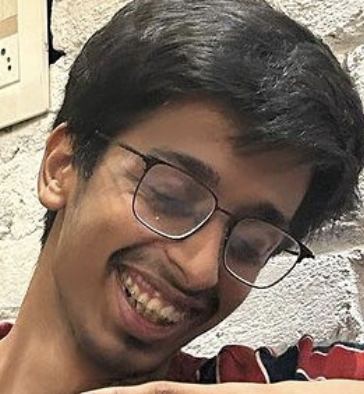
#> input picture Assignment1/M.png, 364 x 394 px, found by its file name
$ python 'assignment1 copy.py'
#> lines starting #> are read from the running program, lines starting #| are printed output that depends on the picture
import cv2
import numpy as np
import matplotlib.pyplot as plt
import os

def show(name, n,m,i, Title):
    plt.subplot(n,m,i)
    plt.imshow(name, cmap='gray')
    plt.title(Title)
    plt.axis('off')
def Canny(s):
    img = cv2.imread(s, cv2.IMREAD_GRAYSCALE)
    edges = cv2.Canny(img, 50, 150)
    show(img,1,2,1,'Original')
    show(img,1,2,2,'Canny Edge Detection')
    plt.show()

def gaussian_kernel(size, sigma=1):
    size = int(size) // 2
    x, y = np.mgrid[-size:size+1, -size:size+1]
    normal = 1 / (2.0 * np.pi * sigma**2)
    g =  np.exp(-((x**2 + y**2) / (2.0*sigma**2))) * normal
    return g


def series(img, is_lowpass, d):
    Img = cv2.resize(cv2.cvtColor(img, cv2.COLOR_BGR2GRAY), (256, 256))
    show(Img, 3,5, 1 + 5 * is_lowpass, 'org')

    FFT = np.fft.fft2(Img)
    FFT_shifted = np.fft.fftshift(FFT)
    Scale = np.log1p(np.abs(FFT_shifted))
    show(Scale, 3,5, 2 + 5 * is_lowpass, 'fft_org')

    if is_lowpass:
        Filter = np.zeros((256, 256))
        Filter[(128 - d):(128 + d), (128 - d):(128 + d)] = 1
        show(Filter, 3,5, 3 + 5 * is_lowpass,  'filter')
    else:
        Filter = np.ones((256, 256))
        Filter[(128 - d):(128 + d), (128 - d):(128 + d)] = 0
        show(Filter, 3,5, 3 + 5 * is_lowpass, 'filter')

    G_shift = FFT_shifted * Filter
    G = np.fft.ifftshift(G_shift)
    show(np.log1p(np.abs(G_shift)), 3,5, 4 + 5 * is_lowpass, 'Convoluted')
    res = np.abs(np.fft.ifft2(G))
    show(res,3,5, 5 + 5 * is_lowpass, 'Final')
    return res

img1 = cv2.imread('/Users/nikhil/My Computer/A Year 2/DSA/python/image processing/assignment1/M.png')
#> img1 is the input picture: shape (394, 364, 3); mean B, G, R 98.4, 111.2, 128.6
img2 = cv2.imread('/Users/nikhil/My Computer/A Year 2/DSA/python/image processing/assignment1/F.png')
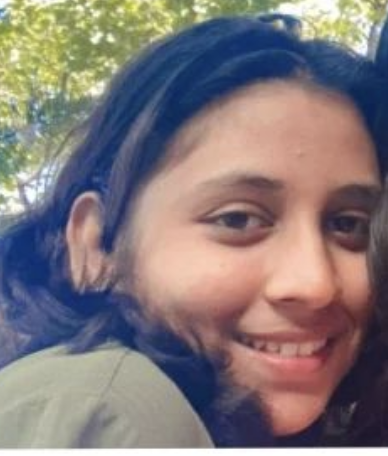
#> input picture Assignment1/F.png, 388 x 456 px, found by its file name
#> img2 is the input picture: shape (456, 388, 3); mean B, G, R 121.2, 120.1, 131

res1 = series(img1, 0, 10)
#> in series, `Img = cv2.resize(cv2.cvtColor(img, cv2.COLOR_BGR2GRAY), (256, 256))`:
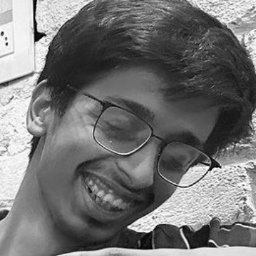
#> Img: shape (256, 256); min 2, max 253, mean 114.9
#> in series, `res = np.abs(np.fft.ifft2(G))`:
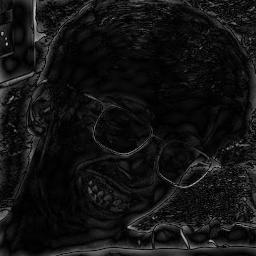
#> res: shape (256, 256) float64; min 0.0301, max 188.5, mean 18.9
res2 = series(img2, 1, 10)
#> call 2 of series, with is_lowpass = 1, d = 10
#> in series (call 2), `Scale = np.log1p(np.abs(FFT_shifted))`:
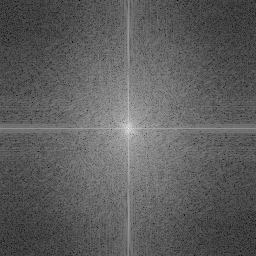
#> Scale: shape (256, 256) float64; min 0.772, max 15.91, mean 6.36; drawn with min black and max white
#> in series (call 2), `res = np.abs(np.fft.ifft2(G))`:
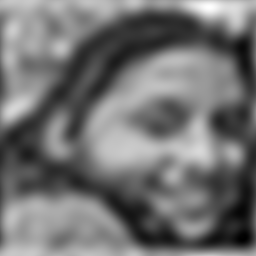
#> res: shape (256, 256) float64; min 4.97, max 267.9, mean 123.4; drawn with min black and max white

hybrid_img = (res1 + res2).clip(0, 255).astype(np.uint8)
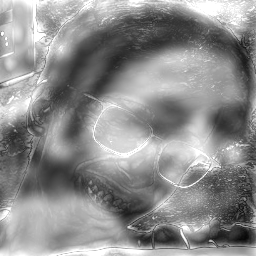
#> hybrid_img: shape (256, 256); min 8, max 255, mean 141.4

show(cv2.cvtColor(img1, cv2.COLOR_BGR2RGB), 3,5, 11,  'Image 1')
show(cv2.cvtColor(img2, cv2.COLOR_BGR2RGB),3,5,12, 'Image 2')
show(hybrid_img, 3,5,13, 'Hybrid Image')  # Fixed the variable name
plt.show()
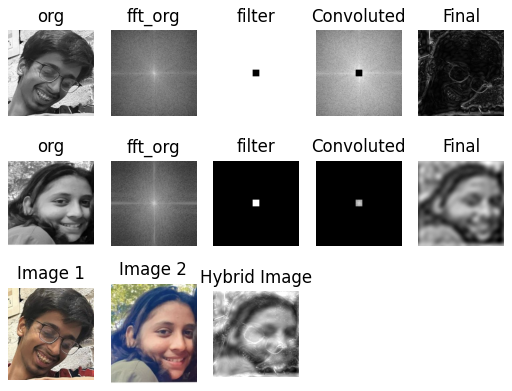
#> figure drawn by matplotlib, 13 panels


# [34 lines of commented-out code are left out]
